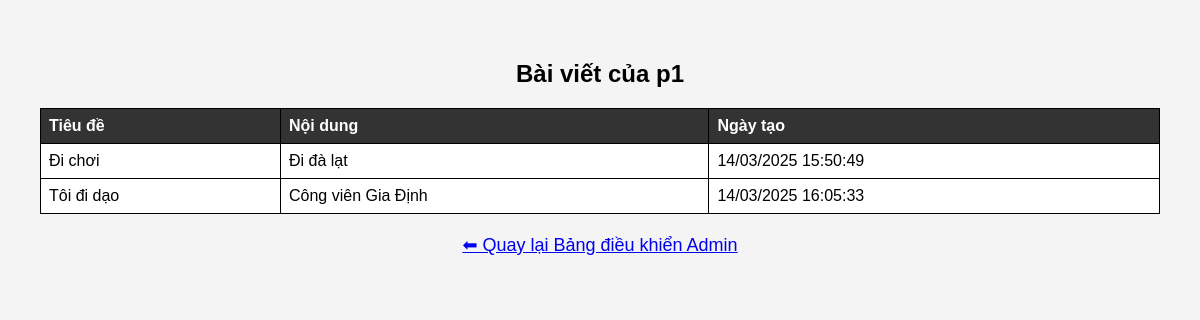
Screenshot of /user/3/ (signed in) with the database file from the repository.
### posts/models.py (models this page shows, shortened)
class Post(models.Model):
    author = models.ForeignKey(User, on_delete=models.CASCADE)
    title = models.CharField(max_length=200)
    content = models.TextField()
    image_url = models.URLField(max_length=500, blank=True, null=True)
    created_at = models.DateTimeField(auto_now_add=True)
    updated_at = models.DateTimeField(auto_now=True)

### users/views.py (the view)
# urls.py: path('user/<int:user_id>/', views.user_detail, name='user_detail'),
@login_required
@staff_member_required
def user_detail(request, user_id):
    user = get_object_or_404(User, id=user_id)
    posts = Post.objects.filter(author=user)
    return render(request, 'users/user_detail.html', {'user': user, 'posts': posts})

### templates/users/user_detail.html (shortened to what this page needs)
<!DOCTYPE html>
<html lang="vi">
<head>
</head>
<body>
<h2>Bài viết của {{ user.username }}</h2>
<table>
    <thead>
        <tr>
            <th>Tiêu đề</th>
            <th>Nội dung</th>
            <th>Ngày tạo</th>
        </tr>
    </thead>
    <tbody>
        {% for post in posts %}
        <tr>
            <td>{{ post.title }}</td>
            <td>{{ post.content }}</td>
            <td>{{ post.created_at|date:"d/m/Y H:i:s" }}</td>
        </tr>
        {% empty %}
        <tr>
            <td colspan="3">Không có bài viết nào</td>
        </tr>
        {% endfor %}
    </tbody>
</table>
<a href="{% url 'admin_dashboard' %}" class="back-link">⬅ Quay lại Bảng điều khiển Admin</a>
</body>
</html>

### templates/users/user_detail.html (style rules this page uses)
body { font-family: Arial, sans-serif; margin: 20px; padding: 20px; background-color: #f4f4f4; }
h2 { text-align: center; }
table { width: 100%; border-collapse: collapse; background-color: white; }
th, td { border: 1px solid black; padding: 8px; text-align: left; }
th { background-color: #333; color: white; }
.back-link { display: block; text-align: center; margin: 20px 0; font-size: 18px; }

### rows the page displays
Post: title "Đi chơi", content "Đi đà lạt", created_at "14/03/2025 15:50:49"
Post: title "Tôi đi dạo", content "Công viên Gia Định", created_at "14/03/2025 16:05:33"

### other values shown
{{ user.username }} "p1"
